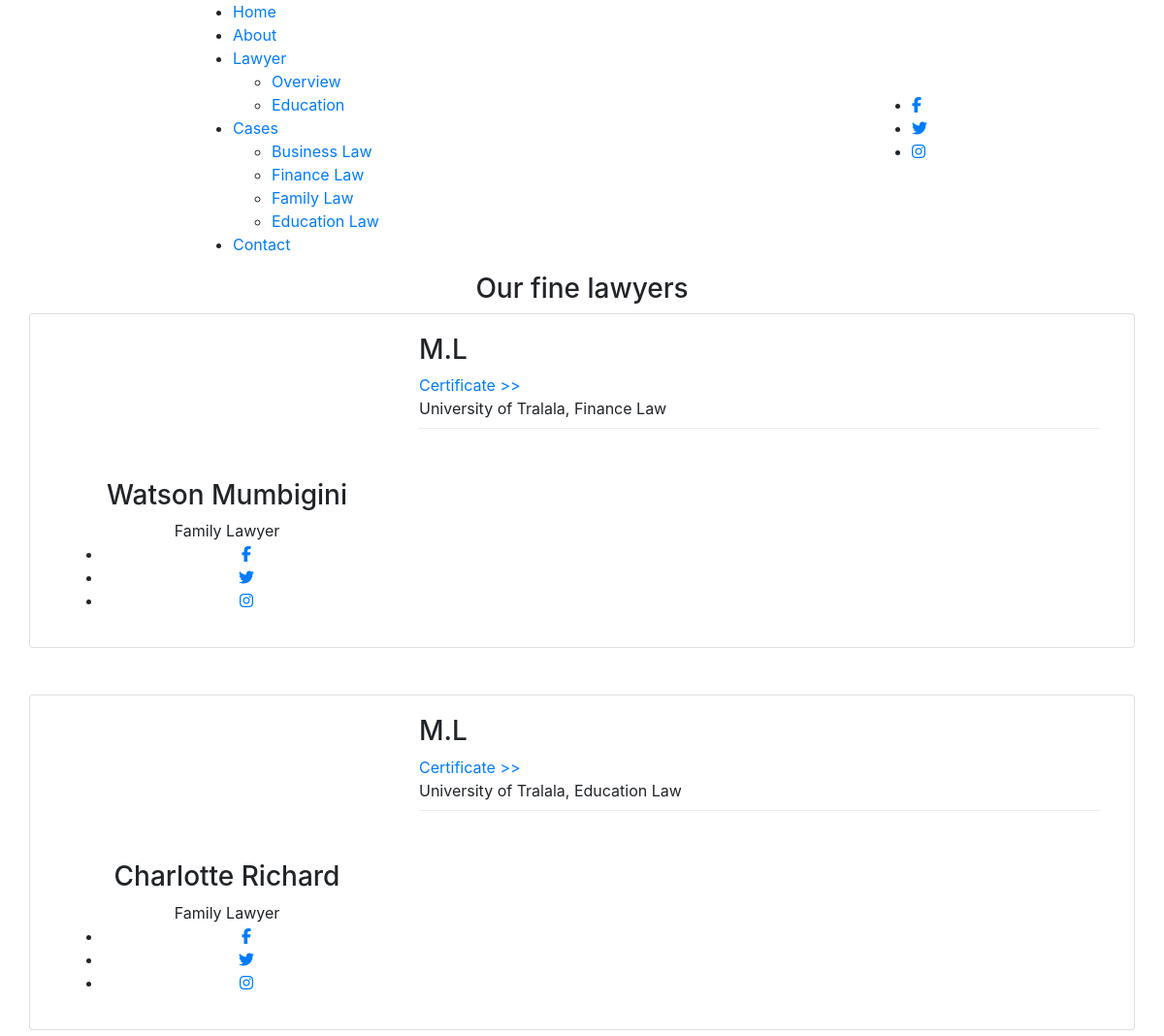
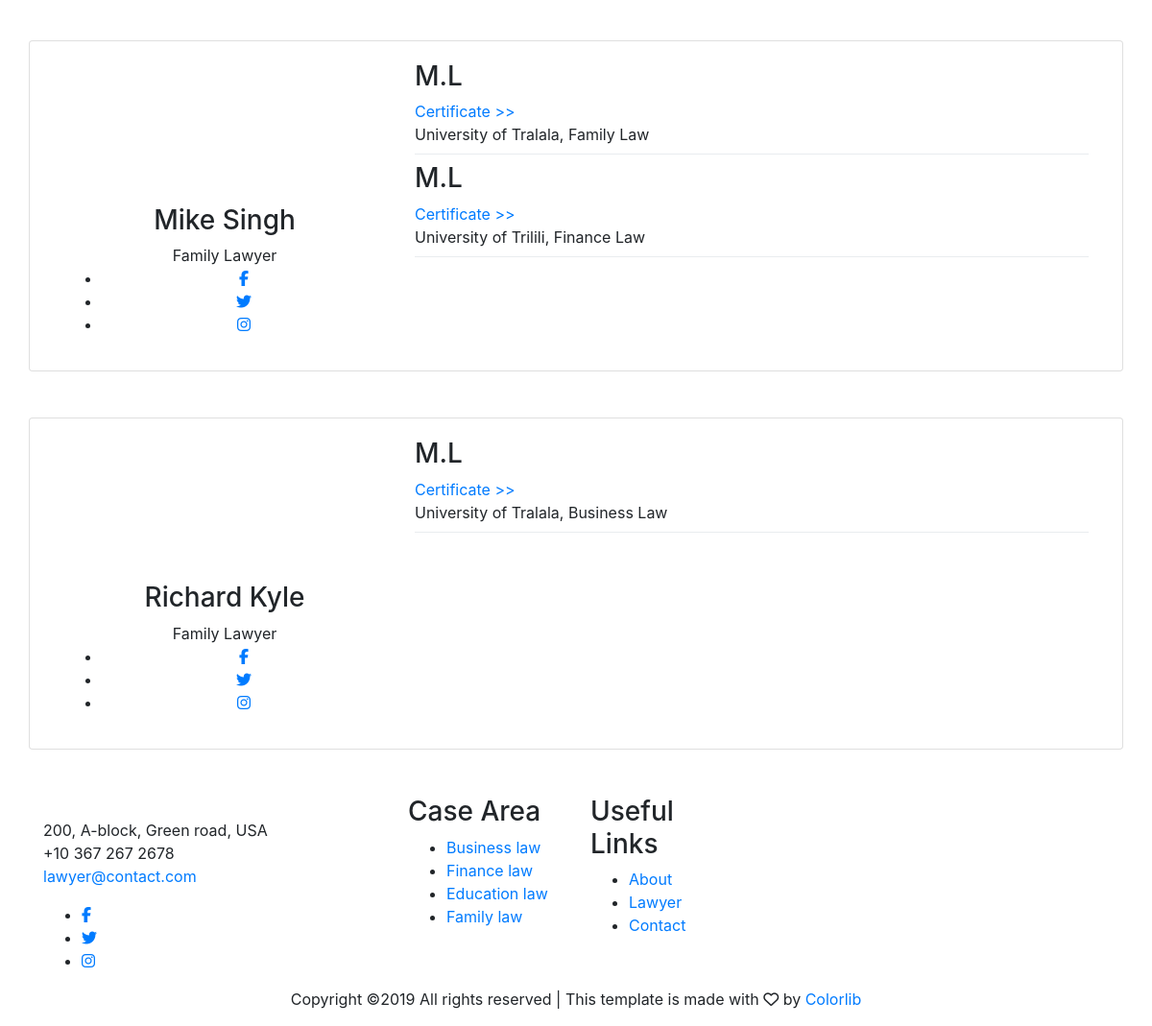
Page /index.php/lawyer/education on the committed database (2 pictures, top to bottom).
### tables this page shows
CREATE TABLE Education (
    lawyer_id INT(10) UNSIGNED,
    degree VARCHAR(10) NOT NULL,
    university VARCHAR(50) NOT NULL,
    study_field VARCHAR(50) NOT NULL,
    certificate TEXT NOT NULL,
    CONSTRAINT education_lawyer_fk
    FOREIGN KEY (lawyer_id)
    REFERENCES Lawyer(id) ON DELETE CASCADE
);

CREATE TABLE Lawyer (
    id INT(10) UNSIGNED AUTO_INCREMENT PRIMARY KEY,
    field_id INT(10) UNSIGNED,
    name VARCHAR(50) NOT NULL,
    photo TEXT NOT NULL,
    time TIMESTAMP DEFAULT CURRENT_TIMESTAMP ON UPDATE CURRENT_TIMESTAMP,
    CONSTRAINT lawyer_field_fk
    FOREIGN KEY (field_id) 
       REFERENCES Field(id)
);

### application/controllers/Lawyer.php (called while the page is built, shortened)
<?php
class Lawyer extends CI_Controller {
	public function __construct() {
		$this->load->model('Lawyers');
	}
	public function education()
	{
		$data['lawyers'] = $this->Lawyers->getLawyerEducation();
		$this->load->view('lawyer_education', $data);
	}
}

### index.php (called while the page is built, shortened)
<?php
require_once BASEPATH.'core/CodeIgniter.php';

### application/models/Lawyers.php (called while the page is built, shortened)
<?php
class Lawyers extends CI_Model {
    public function getLawyerEducation() {
        $this->db->select('*');
        $this->db->from('Lawyer');
        $this->db->order_by('rand()');
        $this->db->join('Education', 'Education.lawyer_id = Lawyer.id');
        $query = $this->db->get();
        $result = $query->result();
        $nestedResult = array();
        foreach ($result as $row) {
            if (!isset($nestedResult[$row->id]) || $nestedResult[$row->id] === null)
                $nestedResult[$row->id] = array();
            array_push($nestedResult[$row->id], $row);
        }
        return array_values($nestedResult);
    }
}
?>

### application/views/lawyer_education.php (the view, shortened to what this page needs)
<?php include "template/header.php"; ?>
    <div class="bradcam_area">
        <div class="bradcam_inner bradcam_bg_2 d-flex align-items-center">
            <div class="container">
                <div class="row">
                    <div class="col-xl-12">
                        <div class="bradcam_text text-center">
                            <h3>Our fine lawyers </h3>
                        </div>
                    </div>
                </div>
            </div>
        </div>
    </div>
    <div class="our_loyers">
        <div class="container">
            <?php for ($i = 0; $i < count($lawyers); $i++): ?>
            <div class="row mb-5">
               <div class="card col-xl-12 col-md-12 col-lg-12">
                  <div class="card-body">
                     <div class="row">
                        <div class="col-xl-4 col-md-4 col-lg-4">
                           <div class="single_loyers text-center">
                                 <div class="thumb" style="  width: 150px; height: 150px;">
                                 </div>
                                 <h3><?php echo $lawyers[$i][0]->name; ?></h3>
                                 <span>Family Lawyer</span>
                                 <div class="social_links">
                                    <ul>
                                       <li><a href="#"> <i class="fa fa-facebook"></i> </a></li>
                                       <li><a href="#"> <i class="fa fa-twitter"></i> </a></li>
                                       <li><a href="#"> <i class="fa fa-instagram"></i> </a></li>
                                    </ul>
                                 </div>
                           </div>
                        </div>
                        <div class="col-xl-8 col-md-8 col-lg-8">
                           <?php foreach ($lawyers[$i] as $education): ?>
                           <div>
                              <h3><?php echo $education->degree; ?></h3>
                              <a class="pull-right" href="<?php echo base_url() . 'lawyer/education/' . $education->certificate; ?>">Certificate >></a>
                              <p class="card-text"><?php echo $education->university; ?>, <?php echo $education->study_field; ?> </p>
                           </div>
                           <div class="dropdown-divider"></div>
                           <?php endforeach; ?>
                        </div>
                     </div>
                  </div>
               </div>
            </div>
            <?php endfor; ?>
        </div>
    </div>
<?php include "template/footer.php"; ?>

### application/views/template/header.php (shortened to what this page needs)
<!doctype html>
<html class="no-js" lang="zxx">
<head>
    <link rel="stylesheet" href="<?php echo base_url(); ?>css/bootstrap.min.css">
    <link rel="stylesheet" href="<?php echo base_url(); ?>css/owl.carousel.min.css">
    <link rel="stylesheet" href="<?php echo base_url(); ?>css/magnific-popup.css">
    <link rel="stylesheet" href="<?php echo base_url(); ?>css/font-awesome.min.css">
    <link rel="stylesheet" href="<?php echo base_url(); ?>css/themify-icons.css">
    <link rel="stylesheet" href="<?php echo base_url(); ?>css/nice-select.css">
    <link rel="stylesheet" href="<?php echo base_url(); ?>css/flaticon.css">
    <link rel="stylesheet" href="<?php echo base_url(); ?>css/flaticon.css">
    <link rel="stylesheet" href="<?php echo base_url(); ?>css/gijgo.css">
    <link rel="stylesheet" href="<?php echo base_url(); ?>css/slicknav.css">
    <link rel="stylesheet" href="<?php echo base_url(); ?>css/style.css">
</head>
<body>
    <header>
        <div class="header-area ">
            <div id="sticky-header" class="main-header-area">
                <div class="container-fluid p-0">
                    <div class="row align-items-center justify-content-between no-gutters">
                        <div class="col-xl-2 col-lg-2">
                            <div class="logo-img">
                            </div>
                        </div>
                        <div class="col-xl-7 col-lg-8">
                            <div class="main-menu  d-none d-lg-block">
                                <nav>
                                    <ul id="navigation">
                                        <li><a href="<?php echo base_url(); ?>">Home</a></li>
                                        <li><a href="<?php echo base_url(); ?>about">About</a></li>
                                        <li><a href="#">Lawyer <i class="ti-angle-down"></i></a>
                                            <ul class="submenu">
                                                <li><a href="<?php echo base_url(); ?>lawyer">Overview</a></li>
                                                <li><a href="<?php echo base_url(); ?>lawyer/education">Education</a></li>
                                            </ul>
                                        </li>
                                        <li><a href="#">Cases <i class="ti-angle-down"></i></a>
                                            <ul class="submenu">
                                                <li><a href="<?php echo base_url(); ?>cases/business">Business Law</a></li>
                                                <li><a href="<?php echo base_url(); ?>cases/finance">Finance Law</a></li>
                                                <li><a href="<?php echo base_url(); ?>cases/family">Family Law</a></li>
                                                <li><a href="<?php echo base_url(); ?>cases/education">Education Law</a></li>
                                            </ul>
                                        </li>
                                        <li><a href="<?php echo base_url(); ?>contact">Contact</a></li>
                                    </ul>
                                </nav>
                            </div>
                        </div>
                        <div class="col-xl-3 col-lg-2 d-none d-lg-block">
                            <div class="social_media_links">
                                <ul>
                                    <li><a href="#"> <i class="fa fa-facebook"></i> </a></li>
                                    <li><a href="#"> <i class="fa fa-twitter"></i> </a></li>
                                    <li><a href="#"> <i class="fa fa-instagram"></i> </a></li>
                                </ul>
                            </div>
                        </div>
                        <div class="col-12">
                        </div>
                    </div>
                </div>
            </div>
        </div>
    </header>

### application/views/template/footer.php (shortened to what this page needs)
    <footer class="footer">
        <div class="footer_top">
            <div class="container">
                <div class="row">
                    <div class="col-xl-4 col-md-6 col-lg-3">
                        <div class="footer_widget">
                            <div class="footer_logo">
                            </div>
                            <p class="footer_text">200, A-block, Green road, USA <br>
                                +10 367 267 2678 <br>
                                <a class="domain" href="#">lawyer@contact.com</a></p>
                            <div class="socail_links">
                                <ul>
                                    <li>
                                        <a href="#">
                                            <i class="fa fa-facebook"></i>
                                        </a>
                                    </li>
                                    <li>
                                        <a href="#">
                                            <i class="fa fa-twitter"></i>
                                        </a>
                                    </li>
                                    <li>
                                        <a href="#">
                                            <i class="fa fa-instagram"></i>
                                        </a>
                                    </li>
                                </ul>
                            </div>
                        </div>
                    </div>
                    <div class="col-xl-2 col-md-6 col-lg-2">
                        <div class="footer_widget">
                            <h3 class="footer_title">
                                    Case Area
                            </h3>
                            <ul>
                                <li><a href="#">Business law
                                    </a></li>
                                <li><a href="#">Finance law</a></li>
                                <li><a href="#">Education law</a></li>
                                <li><a href="#">Family law</a></li>
                            </ul>
                        </div>
                    </div>
                    <div class="col-xl-2 col-md-6 col-lg-2">
                        <div class="footer_widget">
                            <h3 class="footer_title">
                                    Useful Links
                            </h3>
                            <ul>
                                <li><a href="#">About</a></li>
                                <li><a href="#">Lawyer</a></li>
                                <li><a href="#"> Contact</a></li>
                            </ul>
                        </div>
                    </div>
                </div>
            </div>
        </div>
        <div class="copy-right_text">
            <div class="container">
                <div class="row">
                    <div class="col-xl-12">
                        <p class="copy_right text-center">
Copyright &copy;<script>document.write(new Date().getFullYear());</script> All rights reserved | This template is made with <i class="fa fa-heart-o" aria-hidden="true"></i> by <a href="https://colorlib.com" target="_blank">Colorlib</a>
                        </p>
                    </div>
                </div>
            </div>
        </div>
    </footer>
</body>
</html>

### rows in the picture
education: lawyer.name "Watson Mumbigini", degree "M.L", university "University of Tralala", study_field "Finance Law"
education: lawyer.name "Charlotte Richard", degree "M.L", university "University of Tralala", study_field "Education Law"
education: lawyer.name "Mike Singh", degree "M.L", university "University of Tralala", study_field "Family Law"
education: degree "M.L", university "University of Trilili", study_field "Finance Law"
education: lawyer.name "Richard Kyle", degree "M.L", university "University of Tralala", study_field "Business Law"
